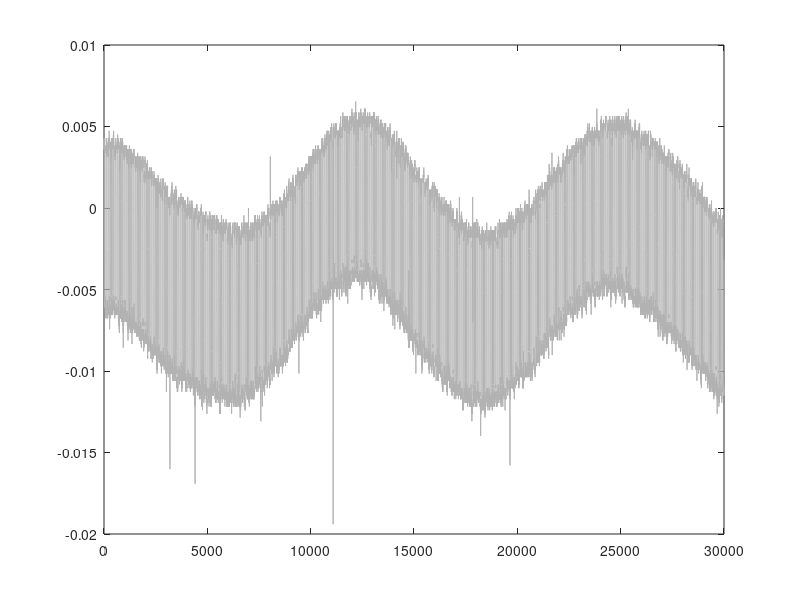
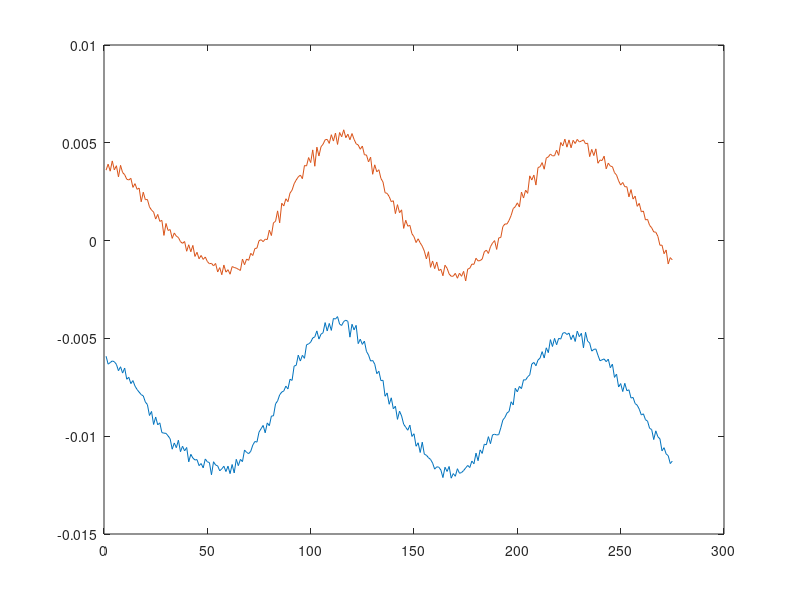

Source code (MATLAB) for these figures, in order: (Note: this script raises an error after producing the figures.)
clear;
close all;
load('FSK_demo_data_4.mat');

figure(1);
plot(output_waveform_data, 'color', [0.7, 0.7, 0.7]);

difference = zeros(length(output_waveform_data), 1);
for i = 1:(length(output_waveform_data) - 1)
    difference(i) = output_waveform_data(i + 1) - output_waveform_data(i);
end

transitions = ((normalize(abs(difference))) / 2) .^ 2;

for i = 1:length(transitions)
    if transitions(i) >= 1
        transitions(i) = 1;
    else
        transitions(i) = 0;
    end
end

start = 1;
while transitions(start) ~= 1
    start = start + 1;
end

transitions = transitions(start:end);
output_waveform_data = output_waveform_data(start:end);

gap_widths = 0;
gap = 0;
i = 1;
while i < length(transitions)
    if transitions(i) == 0
        gap = gap + 1;
        i = i + 1;
    else
        gap_widths = [gap_widths, gap];
        gap = 0;
        while transitions(i) == 1
            i = i + 1;
        end
    end
end

gap_widths = sort(gap_widths, 'descend');
start_value = gap_widths(1);
histogram = [start_value; 1];
value_counter = 1;
for i = 2:length(gap_widths)
    if gap_widths(i) == histogram(1, value_counter)
        histogram(2, value_counter) = histogram(2, value_counter) + 1;
    else
        histogram = [histogram, [gap_widths(i); 1]];
        value_counter = value_counter + 1;
    end
end

[temp, order] = sort(histogram(2, :), 'descend');
histogram = histogram(:, order);

width_1 = histogram(1, 1);
width_2 = histogram(1, 2);
sample_margin = 3;

idx = 1;
gap = 0;

% The following was written while very tired and is probably suboptimal
while idx < length(transitions)
    while (transitions(idx) == 1) && (idx < length(transitions))
        gap = 0;
        idx = idx + 1;
    end

    while (transitions(idx) == 0) && (idx < length(transitions))
        gap = gap + 1;
        idx = idx + 1;
    end

    if (abs(gap - width_1) > sample_margin) && (abs(gap - width_2) > sample_margin)
        while (transitions(idx) == 1) && (idx < length(transitions))
            transitions(idx) = 0;
            idx = idx + 1;
        end
        while (transitions(idx) == 0) && (idx < length(transitions))
            idx = idx + 1;
        end
    end
end

waveform_data_1 = 0;
waveform_data_2 = 0;
state = 0;
sequence = 0;
holdoff = 7;
for i = 2:length(transitions)
    if (transitions(i) == 1) && (transitions(i - 1) == 0)
        sequence = sequence((2 + holdoff): (end - holdoff));
        if state
            waveform_data_1 = [waveform_data_1, mean(sequence)];
            %temp = circshift(sequence, 1);
%             mean_diff = mean(sequence - circshift(sequence, 1));
%             temp = sequence(1);
%             for i = 2:length(sequence)
%                 temp = [temp, (temp(i - 1) + mean_diff)];
%             end
%             mean_seq = mean(sequence);
%             for i = 1:length(sequence)
%                 mean_seq = [mean_seq, mean(sequence)];
%             end
%             %temp = (sequence - temp);
%             %temp = temp + mean(sequence);
%             %temp = 0:mean_diff:length(sequence);
%             plot(sequence);
%             hold on;
%             plot(temp);
%             plot(mean_seq);
%             hold off;
%             pause(0.2);
        else
            waveform_data_2 = [waveform_data_2, mean(sequence)];
        end
        sequence = 0;
    elseif transitions(i) == 1
        %average_value = 0;
    elseif (transitions(i) == 0) && (transitions(i - 1) == 1)
        state = ~state;
        sequence = [sequence, output_waveform_data(i)];
    else
        sequence = [sequence, output_waveform_data(i)];
    end
end

min_length = length(waveform_data_1);
if length(waveform_data_2) < min_length
    min_length = length(waveform_data_2);
end
waveform_data_1 = waveform_data_1(2: min_length);
waveform_data_2 = waveform_data_2(2: min_length);
%waveform_data_1 = waveform_data_1 - waveform_data_1(1);
%waveform_data_2 = waveform_data_2 - waveform_data_2(1);

figure(2);
plot(waveform_data_1);
hold on;
plot(waveform_data_2);

indicies = 1:1:length(waveform_data_1);
[fit_1, goodness_of_fit_1] = fit(indicies', waveform_data_1', 'fourier3')
[fit_2, goodness_of_fit_2] = fit(indicies', waveform_data_2', 'fourier3')

plot(fit_1);
plot(fit_2);

fit_sampling_indicies = 1:(length(waveform_data_1) / length(output_waveform_data)):length(waveform_data_1);
output_waveform_data_separated_fitted_1 = fit_1(fit_sampling_indicies);
output_waveform_data_separated_fitted_2 = fit_2(fit_sampling_indicies);

figure(1);
hold on;
plot(output_waveform_data_separated_fitted_1);
plot(output_waveform_data_separated_fitted_2);

roll_step = 0;
RMSE_array = [0; 0];

while roll_step < length(output_waveform_data_separated_fitted_1)
    cumulative_sum = 0;
    for i = 1:length(output_waveform_data_separated_fitted_1)
        cumulative_sum = cumulative_sum + ((output_waveform_data_separated_fitted_1(i) - output_waveform_data_separated_fitted_2(i)) ^ 2);
    end
    RMSE_array = [RMSE_array, [sqrt(cumulative_sum / i); roll_step]];
    roll_step = roll_step + 1;
    output_waveform_data_separated_fitted_2 = circshift(output_waveform_data_separated_fitted_2, 1);
end
    
RMSE_array = RMSE_array(:, (2: end));
plot(RMSE_array(1, :));

[temp, order] = sort(RMSE_array(1, :), 'ascend');
RMSE_array = RMSE_array(:, order);

plot(circshift(output_waveform_data_separated_fitted_2, RMSE_array(2, 1)));

% shifted_output_waveform_data = circshift(output_waveform_data_separated_fitted_2, RMSE_array(2, 1));
% shifted_output_waveform_data = shifted_output_waveform_data - shifted_output_waveform_data(1);
% 
% figure(3);
% hold on;
% plot(shifted_output_waveform_data);
% plot(output_waveform_data_separated_fitted_1 - output_waveform_data_separated_fitted_1(1));
% plot((output_waveform_data_separated_fitted_1 - output_waveform_data_separated_fitted_1(1)) - shifted_output_waveform_data);